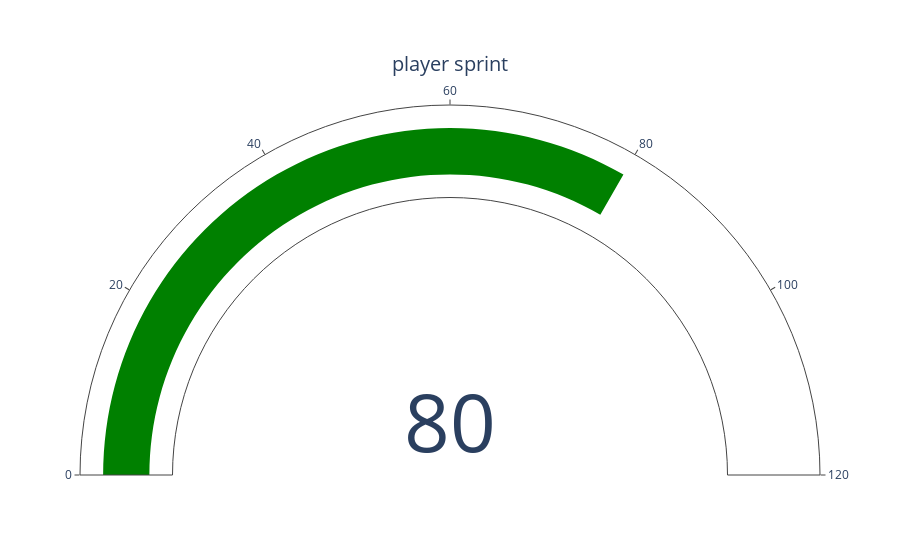

Notebook cell for this chart:
### Code cell
def drawspeed(player1):
    fig = go.Figure(go.Indicator(
    mode = "gauge+number",
    value = df[df["short_name"] == player1]['movement_sprint_speed'].values[0],
    domain = {'x': [0, 1], 'y': [0, 1]},
    title = {'text': "player sprint"}))

    return fig

fig5 = drawspeed('L. Messi')

fig6 = drawspeed('L. Messi')

fig5.show()

### Figure 1 — Plotly figure (JSON) as saved in the notebook; plotly's stock layout.template omitted (floating-point values rounded to 4 significant figures)
{"data": [{"domain": {"x": [0, 1], "y": [0, 1]}, "mode": "gauge+number", "title": {"text": "player sprint"}, "type": "indicator", "value": 80}], "layout": {}}
